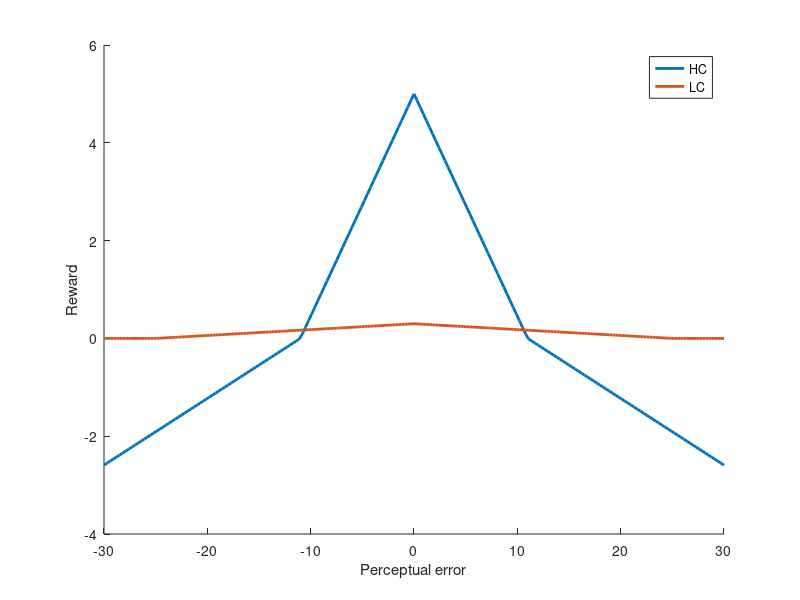

Source code (MATLAB): (Note: this script raises an error after producing the figure.)
% close all
clear all

% %% Analytical reward function
% maxTolerableError = 20; % In degrees
% sigmaHC = 3.25;         % HC reward function std deviation
% valLC   = 0.3;          % LC constant reward
% x = linspace(-20, 20, 100);
% 
% mu = 0;
% sigma = sigmaHC;
% y1 = exp( - (abs(x)).^2 / (2 * sigma^2) );
% y2 = ones(1, numel(x))*valLC;
% 
% x1 = sqrt( - log(0.3)* 2 * sigma^2 );
% x2 = -x1;
% 
% figure
% hold on
% plot(x, y1, DisplayName="HC", LineWidth=2)
% plot(x, y2, DisplayName="LC", LineWidth=2)
% xlabel("Perceptual error")
% ylabel("Reward")
% legend
% 
% xline(x1, LineWidth=2, LineStyle="--", HandleVisibility="off")
% xline(x2, LineWidth=2, LineStyle="--", HandleVisibility="off")
% 
% hold off
% 
% x1, x2
% %% Analytical reward function
% maxTolerableError = 20; % In degrees
% x = linspace(-20, 20, 201);
% 
% y1 = 7; %20
% x1 = 5.97;
% sigmaErrSD_C0_015 = 8.85;
% prob = cdf('Normal', x1, 0, sigmaErrSD_C0_015) - cdf('Normal', -x1, 0, sigmaErrSD_C0_015);
% disp(prob)
% 
% c1 = 1;
% c2 = 0.21;
% 
% m1 = 1/y1;
% m2 = m1 - (c1 - c2)/x1;
% 
% yHC = - m1 * sign(x) .* x + c1; yHC(abs(x) > y1) = 0;
% yLC = - m2 * sign(x) .* x + c2; yLC(abs(x) > maxTolerableError) = 0;
% 
% x2 = -x1;
% 
% figure
% hold on
% plot(x, yHC, DisplayName="HC", LineWidth=2)
% plot(x, yLC, DisplayName="LC", LineWidth=2)
% xlabel("Perceptual error")
% ylabel("Reward")
% legend
% 
% xline(x1, LineWidth=2, LineStyle="--", HandleVisibility="off")
% xline(x2, LineWidth=2, LineStyle="--", HandleVisibility="off")
% 
% hold off



%% Analytical reward function
maxTolerableError = 25; % In degrees
x = linspace(-30, 30, 201);

y1 = 11; %20
x1 = 10;

c1 = 5;
c2 = 0.3;

m1 = c1/y1;
m2 = c2 / maxTolerableError; %m1 - (c1 - c2)/x1;

yHC = - m1 * sign(x) .* x + c1; yHC(abs(x) > y1) = 0.3*yHC(abs(x) > y1);
yLC = - m2 * sign(x) .* x + c2; yLC(abs(x) > maxTolerableError) = 0;


figure
hold on
plot(x, yHC, 'DisplayName', "HC", 'LineWidth', 2)
plot(x, yLC, 'DisplayName', "LC", 'LineWidth', 2)
xlabel("Perceptual error")
ylabel("Reward")
legend

yline(0, 'LineStyle', "--")
hold off
